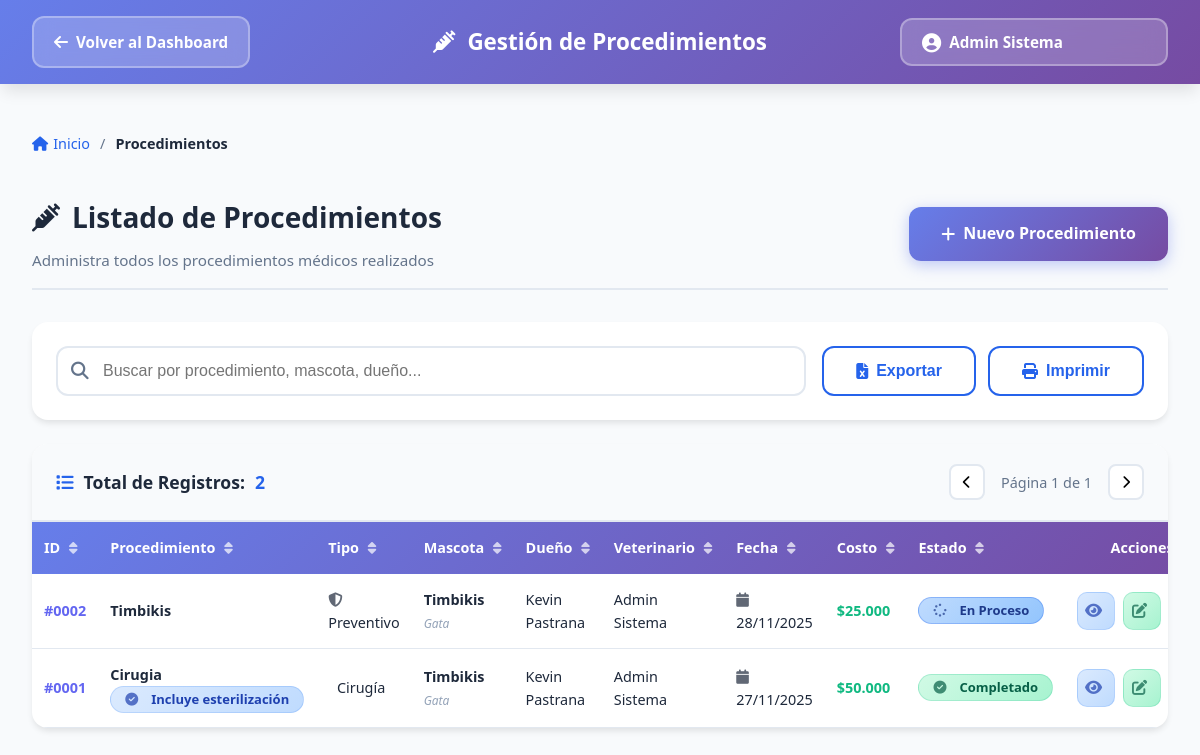
/Views/Procedimientos/listar.php (signed in), run on the app's committed database.
### tables this page shows
CREATE TABLE `procedimiento` (
  `id_procedimiento` int(10) UNSIGNED NOT NULL,
  `nombre` varchar(100) NOT NULL,
  `tipo` enum('Cirugía','Tratamiento','Diagnóstico','Preventivo') NOT NULL,
  `descripcion` text DEFAULT NULL,
  `patologia` text DEFAULT NULL,
  `historial_medico` text DEFAULT NULL,
  `esterilizacion` tinyint(1) NOT NULL DEFAULT 0,
  `diagnostico` text DEFAULT NULL,
  `antecedentes` text DEFAULT NULL,
  `fecha_procedimiento` date NOT NULL,
  `hora_inicio` time DEFAULT NULL,
  `hora_fin` time DEFAULT NULL,
  `costo` decimal(10,2) DEFAULT NULL,
  `id_mascota` int(10) UNSIGNED NOT NULL,
  `id_empleado` int(10) UNSIGNED NOT NULL,
  `estado` enum('Programado','En Proceso','Completado','Cancelado') NOT NULL DEFAULT 'Completado'
);

CREATE TABLE `mascota` (
  `id_mascota` int(10) UNSIGNED NOT NULL,
  `id_dueno` int(10) UNSIGNED NOT NULL,
  `nombre` varchar(50) NOT NULL,
  `foto` varchar(255) DEFAULT NULL,
  `fecha_nacimiento` date NOT NULL,
  `genero` enum('Macho','Hembra','Otro') NOT NULL,
  `especie` varchar(50) NOT NULL,
  `raza` varchar(50) DEFAULT NULL,
  `peso` decimal(6,2) NOT NULL,
  `color` varchar(50) DEFAULT NULL,
  `diagnostico` text DEFAULT NULL,
  `antecedentes` text DEFAULT NULL,
  `fecha_ingreso` date NOT NULL,
  `fecha_ultima_visita` date DEFAULT NULL,
  `estado` enum('Activo','Inactivo','Fallecido') NOT NULL DEFAULT 'Activo'
);

### Views/Procedimientos/Listar.php (the view, shortened to what this page needs)
<?php
$user_name = $_SESSION['user_name'] ?? 'Usuario';
$conn = getConnection();
$query = "SELECT
    p.id_procedimiento,
    p.nombre,
    p.tipo,
    p.fecha_procedimiento,
    p.costo,
    p.estado,
    p.esterilizacion,
    m.nombre AS mascota_nombre,
    m.especie,
    CONCAT(d.primer_nombre, ' ', d.primer_apellido) AS dueno_nombre,
    CONCAT(e.primer_nombre, ' ', e.primer_apellido) AS veterinario_nombre
FROM procedimiento p
INNER JOIN mascota m ON p.id_mascota = m.id_mascota
INNER JOIN dueno d ON m.id_dueno = d.id_dueno
INNER JOIN empleado e ON p.id_empleado = e.id_empleado
ORDER BY p.fecha_procedimiento DESC, p.id_procedimiento DESC";
$resultado = $conn->query($query);
$total_procedimientos = $resultado->num_rows;
?>
<!DOCTYPE html>
<html lang="es">
<head>
    <link rel="stylesheet" href="https://cdnjs.cloudflare.com/ajax/libs/font-awesome/6.4.0/css/all.min.css">
    <link rel="stylesheet" href="../../Assets/Css/Dashboard.css">
    <link rel="stylesheet" href="../../Assets/Css/Tables.css">
    <link rel="stylesheet" href="../../Assets/Css/TablesProcedimientos.css">
    <link rel="stylesheet" href="../../Assets/Css/Forms.css">
</head>
<body>
    <nav class="navbar">
        <div class="nav-container">
            <div class="nav-left">
                <a href="../../Dashboard.php" class="btn-back">
                    <i class="fas fa-arrow-left"></i>
                    Volver al Dashboard
                </a>
            </div>
            <div class="nav-center">
                <h1 class="page-title">
                    <i class="fas fa-syringe"></i>
                    Gestión de Procedimientos
                </h1>
            </div>
            <div class="nav-right">
                <span class="user-badge">
                    <i class="fas fa-user-circle"></i>
                    <?php echo htmlspecialchars($user_name); ?>
                </span>
            </div>
        </div>
    </nav>
    <main class="main-content">
        <div class="container-fluid">
            <div class="breadcrumb">
                <a href="../../Dashboard.php"><i class="fas fa-home"></i> Inicio</a>
                <span class="separator">/</span>
                <span class="current">Procedimientos</span>
            </div>
            <div class="page-header">
                <div class="header-left">
                    <h2>
                        <i class="fas fa-syringe"></i>
                        Listado de Procedimientos
                    </h2>
                    <p>Administra todos los procedimientos médicos realizados</p>
                </div>
                <div class="header-right">
                    <a href="Registrar.php" class="btn btn-primary">
                        <i class="fas fa-plus"></i>
                        Nuevo Procedimiento
                    </a>
                </div>
            </div>
            <div class="filters-card">
                <div class="search-box">
                    <i class="fas fa-search"></i>
                    <input type="text" id="searchInput" placeholder="Buscar por procedimiento, mascota, dueño...">
                </div>
                <div class="filter-actions">
                    <button class="btn btn-outline" onclick="exportarExcel()">
                        <i class="fas fa-file-excel"></i>
                        Exportar
                    </button>
                    <button class="btn btn-outline" onclick="imprimirTabla()">
                        <i class="fas fa-print"></i>
                        Imprimir
                    </button>
                </div>
            </div>
            <div class="table-card">
                <div class="table-header">
                    <div class="table-title">
                        <i class="fas fa-list"></i>
                        Total de Registros: <span id="totalRegistros"><?php echo $total_procedimientos; ?></span>
                    </div>
                    <div class="table-pagination">
                        <button class="btn-pagination" onclick="cambiarPagina(-1)">
                            <i class="fas fa-chevron-left"></i>
                        </button>
                        <span class="pagination-info">
                            Página <span id="paginaActual">1</span> de <span id="totalPaginas">1</span>
                        </span>
                        <button class="btn-pagination" onclick="cambiarPagina(1)">
                            <i class="fas fa-chevron-right"></i>
                        </button>
                    </div>
                </div>
                <div class="table-responsive">
                    <table class="data-table" id="tablaProcedimientos">
                        <thead>
                            <tr>
                                <th onclick="ordenarTabla(0)">ID <i class="fas fa-sort"></i></th>
                                <th onclick="ordenarTabla(1)">Procedimiento <i class="fas fa-sort"></i></th>
                                <th onclick="ordenarTabla(2)">Tipo <i class="fas fa-sort"></i></th>
                                <th onclick="ordenarTabla(3)">Mascota <i class="fas fa-sort"></i></th>
                                <th onclick="ordenarTabla(4)">Dueño <i class="fas fa-sort"></i></th>
                                <th onclick="ordenarTabla(5)">Veterinario <i class="fas fa-sort"></i></th>
                                <th onclick="ordenarTabla(6)">Fecha <i class="fas fa-sort"></i></th>
                                <th onclick="ordenarTabla(7)">Costo <i class="fas fa-sort"></i></th>
                                <th onclick="ordenarTabla(8)">Estado <i class="fas fa-sort"></i></th>
                                <th class="text-center">Acciones</th>
                            </tr>
                        </thead>
                        <tbody>
                            <?php if ($total_procedimientos > 0): ?>
                                <?php while($proc = $resultado->fetch_assoc()): ?>
                                    <tr>
                                        <td><strong>#<?php echo str_pad($proc['id_procedimiento'], 4, '0', STR_PAD_LEFT); ?></strong></td>
                                        <td>
                                            <strong><?php echo htmlspecialchars($proc['nombre']); ?></strong>
                                            <?php if ($proc['esterilizacion']): ?>
                                                <br><span class="badge badge-info"><i class="fas fa-check-circle"></i> Incluye esterilización</span>
                                            <?php endif; ?>
                                        </td>
                                        <td>
                                            <?php
                                            $tipo_icons = [
                                                'Cirugía' => 'fa-scalpel',
                                                'Tratamiento' => 'fa-pills',
                                                'Diagnóstico' => 'fa-stethoscope',
                                                'Preventivo' => 'fa-shield-alt'
                                            ];
                                            $icon = $tipo_icons[$proc['tipo']] ?? 'fa-syringe';
                                            ?>
                                            <i class="fas <?php echo $icon; ?>"></i>
                                            <?php echo htmlspecialchars($proc['tipo']); ?>
                                        </td>
                                        <td>
                                            <strong><?php echo htmlspecialchars($proc['mascota_nombre']); ?></strong>
                                            <br><small class="text-secondary"><?php echo htmlspecialchars($proc['especie']); ?></small>
                                        </td>
                                        <td><?php echo htmlspecialchars($proc['dueno_nombre']); ?></td>
                                        <td><?php echo htmlspecialchars($proc['veterinario_nombre']); ?></td>
                                        <td>
                                            <i class="fas fa-calendar"></i>
                                            <?php echo date('d/m/Y', strtotime($proc['fecha_procedimiento'])); ?>
                                        </td>
                                        <td>
                                            <?php if ($proc['costo']): ?>
                                                <strong class="text-success">$<?php echo number_format($proc['costo'], 0, ',', '.'); ?></strong>
                                            <?php else: ?>
                                                <span class="text-secondary">N/A</span>
                                            <?php endif; ?>
                                        </td>
                                        <td>
                                            <?php
                                            $estados_badges = [
                                                'Programado' => ['class' => 'badge-info', 'icon' => 'fa-clock'],
                                                'En Proceso' => ['class' => 'badge-blue', 'icon' => 'fa-spinner'],
                                                'Completado' => ['class' => 'badge-success', 'icon' => 'fa-check-circle'],
                                                'Cancelado' => ['class' => 'badge-danger', 'icon' => 'fa-times-circle']
                                            ];
                                            $badge_info = $estados_badges[$proc['estado']] ?? ['class' => 'badge-gray', 'icon' => 'fa-question'];
                                            ?>
                                            <span class="badge <?php echo $badge_info['class']; ?>">
                                                <i class="fas <?php echo $badge_info['icon']; ?>"></i>
                                                <?php echo htmlspecialchars($proc['estado']); ?>
                                            </span>
                                        </td>
                                        <td class="text-center">
                                            <div class="action-buttons">
                                                <button class="btn-action btn-view"
                                                        onclick="verDetalle(<?php echo $proc['id_procedimiento']; ?>)"
                                                        title="Ver detalle">
                                                    <i class="fas fa-eye"></i>
                                                </button>
                                                <a href="Editar.php?id=<?php echo $proc['id_procedimiento']; ?>"
                                                   class="btn-action btn-edit"
                                                   title="Editar">
                                                    <i class="fas fa-edit"></i>
                                                </a>
                                            </div>
                                        </td>
                                    </tr>
                                <?php endwhile; ?>
                            <?php endif; ?>
                        </tbody>
                    </table>
                </div>
            </div>
        </div>
    </main>
</body>
</html>

### data on the page
procedimiento: id_procedimiento "0002", nombre "Timbikis", tipo "Preventivo", id_mascota.nombre "Timbikis", id_mascota.especie "Gata", dueno_nombre "Kevin Pastrana", veterinario_nombre "Admin Sistema", fecha_procedimiento "28/11/2025", costo "25.000", estado "En Proceso"
procedimiento: id_procedimiento "0001", nombre "Cirugia", esterilizacion 1 (drawn), tipo "Cirugía", id_mascota.nombre "Timbikis", id_mascota.especie "Gata", dueno_nombre "Kevin Pastrana", veterinario_nombre "Admin Sistema", fecha_procedimiento "27/11/2025", costo "50.000", estado "Completado"

### other printed values
$user_name "Admin Sistema"
$total_procedimientos "2"
